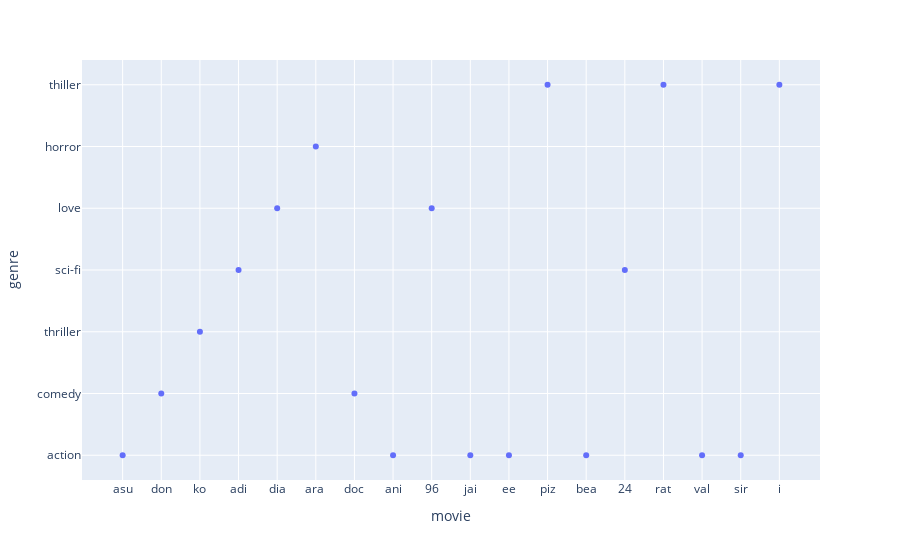

The cell this chart's notebook holds for it:
### Code cell
#importing the required modules
import pandas as pd
import plotly.express

#reading the csv dataset through pandas
dataset=pd.read_csv("MOVIES.2.csv")

#plotting our scatter plot
graph=plotly.express.scatter(dataset,x="movie",y="genre")

#displaying the plot created
graph.show()

### Figure 1 — Plotly figure (JSON) as saved in the notebook; plotly's stock layout.template omitted (floating-point values rounded to 4 significant figures)
{"data": [{"hovertemplate": "movie=%{x}<br>genre=%{y}<extra></extra>", "legendgroup": "", "marker": {"color": "#636efa", "symbol": "circle"}, "mode": "markers", "name": "", "orientation": "v", "showlegend": false, "type": "scatter", "x": ["asu", "don", "ko", null, "adi", "dia", "ara ", "doc", "ani", "96", "jai", "ee", "piz", "bea", "24", "rat", "val", "sir", "i"], "xaxis": "x", "y": ["action", "comedy", "thriller", "comedy", "sci-fi", "love", "horror", "comedy", "action", "love", "action", "action", "thiller", "action", "sci-fi", "thiller", "action", "action", "thiller"], "yaxis": "y"}], "layout": {"legend": {"tracegroupgap": 0}, "margin": {"t": 60}, "xaxis": {"anchor": "y", "domain": [0, 1], "title": {"text": "movie"}}, "yaxis": {"anchor": "x", "domain": [0, 1], "title": {"text": "genre"}}}}
